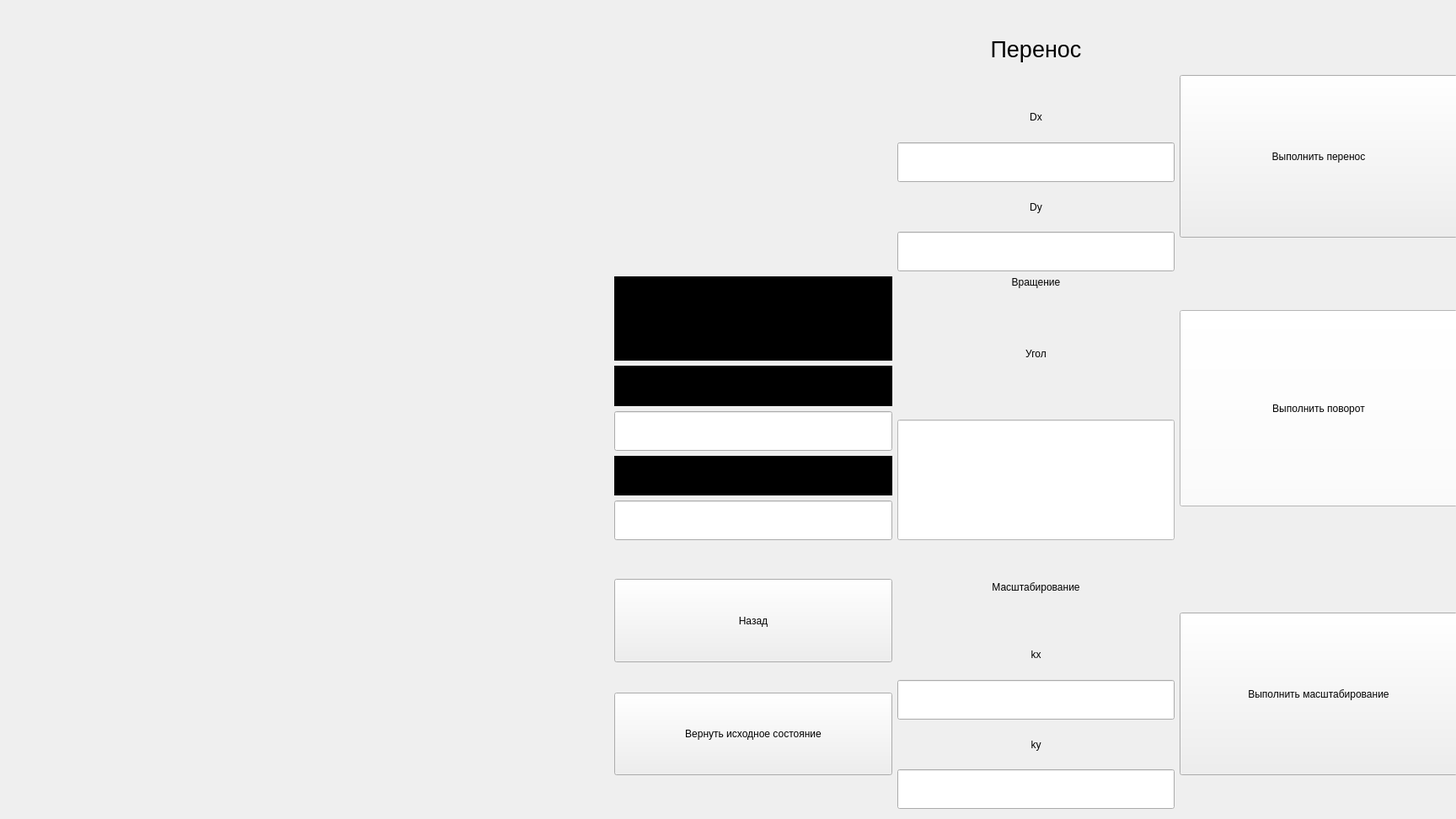
<?xml version="1.0" encoding="UTF-8"?>
<ui version="4.0">
 <class>MainWindow</class>
 <widget class="QMainWindow" name="MainWindow">
  <property name="geometry">
   <rect>
    <x>0</x>
    <y>0</y>
    <width>1728</width>
    <height>972</height>
   </rect>
  </property>
  <property name="windowTitle">
   <string>MainWindow</string>
  </property>
  <property name="styleSheet">
   <string notr="true"/>
  </property>
  <widget class="QWidget" name="centralwidget">
   <widget class="QWidget" name="gridLayoutWidget_2">
    <property name="geometry">
     <rect>
      <x>9</x>
      <y>9</y>
      <width>1721</width>
      <height>951</height>
     </rect>
    </property>
    <layout class="QGridLayout" name="gridLayout_2">
     <item row="0" column="1">
      <layout class="QGridLayout" name="gridLayout">
       <item row="1" column="1">
        <layout class="QVBoxLayout" name="verticalLayout_13">
         <item>
          <widget class="QLabel" name="label_17">
           <property name="sizePolicy">
            <sizepolicy hsizetype="Preferred" vsizetype="Maximum">
             <horstretch>0</horstretch>
             <verstretch>0</verstretch>
            </sizepolicy>
           </property>
           <property name="text">
            <string>Вращение</string>
           </property>
           <property name="alignment">
            <set>Qt::AlignCenter</set>
           </property>
          </widget>
         </item>
         <item>
          <layout class="QVBoxLayout" name="verticalLayout_14">
           <item>
            <widget class="QLabel" name="label_19">
             <property name="text">
              <string>Угол</string>
             </property>
             <property name="alignment">
              <set>Qt::AlignCenter</set>
             </property>
            </widget>
           </item>
           <item>
            <widget class="QLineEdit" name="InAngleRotate">
             <property name="sizePolicy">
              <sizepolicy hsizetype="Preferred" vsizetype="Minimum">
               <horstretch>0</horstretch>
               <verstretch>0</verstretch>
              </sizepolicy>
             </property>
             <property name="styleSheet">
              <string notr="true">background-color: rgb(255, 255, 255);
border-color: rgb(0, 0, 0);</string>
             </property>
            </widget>
           </item>
          </layout>
         </item>
        </layout>
       </item>
       <item row="0" column="2">
        <layout class="QVBoxLayout" name="verticalLayout_2">
         <item>
          <spacer name="verticalSpacer_3">
           <property name="orientation">
            <enum>Qt::Vertical</enum>
           </property>
           <property name="sizeType">
            <enum>QSizePolicy::Preferred</enum>
           </property>
           <property name="sizeHint" stdset="0">
            <size>
             <width>20</width>
             <height>40</height>
            </size>
           </property>
          </spacer>
         </item>
         <item>
          <spacer name="verticalSpacer">
           <property name="orientation">
            <enum>Qt::Vertical</enum>
           </property>
           <property name="sizeType">
            <enum>QSizePolicy::Preferred</enum>
           </property>
           <property name="sizeHint" stdset="0">
            <size>
             <width>20</width>
             <height>40</height>
            </size>
           </property>
          </spacer>
         </item>
         <item>
          <widget class="QPushButton" name="BtnMove">
           <property name="sizePolicy">
            <sizepolicy hsizetype="Preferred" vsizetype="Preferred">
             <horstretch>0</horstretch>
             <verstretch>0</verstretch>
            </sizepolicy>
           </property>
           <property name="text">
            <string>Выполнить перенос</string>
           </property>
          </widget>
         </item>
         <item>
          <spacer name="verticalSpacer_2">
           <property name="orientation">
            <enum>Qt::Vertical</enum>
           </property>
           <property name="sizeType">
            <enum>QSizePolicy::Preferred</enum>
           </property>
           <property name="sizeHint" stdset="0">
            <size>
             <width>20</width>
             <height>40</height>
            </size>
           </property>
          </spacer>
         </item>
        </layout>
       </item>
       <item row="1" column="0">
        <layout class="QVBoxLayout" name="verticalLayout_8">
         <item>
          <widget class="QLabel" name="label_16">
           <property name="styleSheet">
            <string notr="true">background-color: rgb(0, 0, 0);</string>
           </property>
           <property name="text">
            <string>Центр(вращения и масштабирования)</string>
           </property>
           <property name="alignment">
            <set>Qt::AlignCenter</set>
           </property>
          </widget>
         </item>
         <item>
          <layout class="QVBoxLayout" name="verticalLayout_18">
           <item>
            <widget class="QLabel" name="label_23">
             <property name="styleSheet">
              <string notr="true">background-color: rgb(0, 0, 0);</string>
             </property>
             <property name="text">
              <string>X</string>
             </property>
             <property name="alignment">
              <set>Qt::AlignCenter</set>
             </property>
            </widget>
           </item>
           <item>
            <widget class="QLineEdit" name="InXCenter">
             <property name="sizePolicy">
              <sizepolicy hsizetype="Preferred" vsizetype="Preferred">
               <horstretch>0</horstretch>
               <verstretch>0</verstretch>
              </sizepolicy>
             </property>
            </widget>
           </item>
          </layout>
         </item>
         <item>
          <layout class="QVBoxLayout" name="verticalLayout_15">
           <item>
            <widget class="QLabel" name="label_20">
             <property name="styleSheet">
              <string notr="true">background-color: rgb(0, 0, 0);</string>
             </property>
             <property name="text">
              <string>Y</string>
             </property>
             <property name="alignment">
              <set>Qt::AlignCenter</set>
             </property>
            </widget>
           </item>
           <item>
            <widget class="QLineEdit" name="InYCenter">
             <property name="sizePolicy">
              <sizepolicy hsizetype="Preferred" vsizetype="Preferred">
               <horstretch>0</horstretch>
               <verstretch>0</verstretch>
              </sizepolicy>
             </property>
            </widget>
           </item>
          </layout>
         </item>
        </layout>
       </item>
       <item row="0" column="1">
        <layout class="QVBoxLayout" name="verticalLayout_9">
         <item>
          <widget class="QLabel" name="label_3">
           <property name="sizePolicy">
            <sizepolicy hsizetype="Preferred" vsizetype="Preferred">
             <horstretch>0</horstretch>
             <verstretch>0</verstretch>
            </sizepolicy>
           </property>
           <property name="text">
            <string>&lt;html&gt;&lt;head/&gt;&lt;body&gt;&lt;p&gt;&lt;span style=&quot; font-size:20pt;&quot;&gt;Перенос&lt;/span&gt;&lt;/p&gt;&lt;/body&gt;&lt;/html&gt;</string>
           </property>
           <property name="alignment">
            <set>Qt::AlignCenter</set>
           </property>
          </widget>
         </item>
         <item>
          <layout class="QVBoxLayout" name="verticalLayout_5">
           <item>
            <widget class="QLabel" name="label">
             <property name="text">
              <string>Dx</string>
             </property>
             <property name="alignment">
              <set>Qt::AlignCenter</set>
             </property>
            </widget>
           </item>
           <item>
            <widget class="QLineEdit" name="InXMove">
             <property name="sizePolicy">
              <sizepolicy hsizetype="Preferred" vsizetype="Preferred">
               <horstretch>0</horstretch>
               <verstretch>0</verstretch>
              </sizepolicy>
             </property>
            </widget>
           </item>
          </layout>
         </item>
         <item>
          <layout class="QVBoxLayout" name="verticalLayout_10">
           <item>
            <widget class="QLabel" name="label_2">
             <property name="text">
              <string>Dy</string>
             </property>
             <property name="alignment">
              <set>Qt::AlignCenter</set>
             </property>
            </widget>
           </item>
           <item>
            <widget class="QLineEdit" name="InYMove">
             <property name="sizePolicy">
              <sizepolicy hsizetype="Preferred" vsizetype="Preferred">
               <horstretch>0</horstretch>
               <verstretch>0</verstretch>
              </sizepolicy>
             </property>
            </widget>
           </item>
          </layout>
         </item>
        </layout>
       </item>
       <item row="2" column="2">
        <layout class="QVBoxLayout" name="verticalLayout_12">
         <item>
          <spacer name="verticalSpacer_6">
           <property name="orientation">
            <enum>Qt::Vertical</enum>
           </property>
           <property name="sizeType">
            <enum>QSizePolicy::Preferred</enum>
           </property>
           <property name="sizeHint" stdset="0">
            <size>
             <width>20</width>
             <height>40</height>
            </size>
           </property>
          </spacer>
         </item>
         <item>
          <spacer name="verticalSpacer_7">
           <property name="orientation">
            <enum>Qt::Vertical</enum>
           </property>
           <property name="sizeType">
            <enum>QSizePolicy::Preferred</enum>
           </property>
           <property name="sizeHint" stdset="0">
            <size>
             <width>20</width>
             <height>40</height>
            </size>
           </property>
          </spacer>
         </item>
         <item>
          <widget class="QPushButton" name="BtnScale">
           <property name="sizePolicy">
            <sizepolicy hsizetype="Preferred" vsizetype="Preferred">
             <horstretch>0</horstretch>
             <verstretch>0</verstretch>
            </sizepolicy>
           </property>
           <property name="text">
            <string>Выполнить масштабирование</string>
           </property>
          </widget>
         </item>
         <item>
          <spacer name="verticalSpacer_8">
           <property name="orientation">
            <enum>Qt::Vertical</enum>
           </property>
           <property name="sizeType">
            <enum>QSizePolicy::Preferred</enum>
           </property>
           <property name="sizeHint" stdset="0">
            <size>
             <width>20</width>
             <height>40</height>
            </size>
           </property>
          </spacer>
         </item>
        </layout>
       </item>
       <item row="2" column="1">
        <layout class="QVBoxLayout" name="verticalLayout_16">
         <item>
          <widget class="QLabel" name="label_18">
           <property name="text">
            <string>Масштабирование</string>
           </property>
           <property name="alignment">
            <set>Qt::AlignCenter</set>
           </property>
          </widget>
         </item>
         <item>
          <layout class="QVBoxLayout" name="verticalLayout_19">
           <item>
            <widget class="QLabel" name="label_22">
             <property name="text">
              <string>kx</string>
             </property>
             <property name="alignment">
              <set>Qt::AlignCenter</set>
             </property>
            </widget>
           </item>
           <item>
            <widget class="QLineEdit" name="InXScale">
             <property name="sizePolicy">
              <sizepolicy hsizetype="Preferred" vsizetype="Preferred">
               <horstretch>0</horstretch>
               <verstretch>0</verstretch>
              </sizepolicy>
             </property>
            </widget>
           </item>
          </layout>
         </item>
         <item>
          <layout class="QVBoxLayout" name="verticalLayout_17">
           <item>
            <widget class="QLabel" name="label_21">
             <property name="text">
              <string>ky</string>
             </property>
             <property name="alignment">
              <set>Qt::AlignCenter</set>
             </property>
            </widget>
           </item>
           <item>
            <widget class="QLineEdit" name="InYScale">
             <property name="sizePolicy">
              <sizepolicy hsizetype="Preferred" vsizetype="Preferred">
               <horstretch>0</horstretch>
               <verstretch>0</verstretch>
              </sizepolicy>
             </property>
            </widget>
           </item>
          </layout>
         </item>
        </layout>
       </item>
       <item row="2" column="0">
        <layout class="QVBoxLayout" name="verticalLayout_20">
         <item>
          <spacer name="verticalSpacer_9">
           <property name="orientation">
            <enum>Qt::Vertical</enum>
           </property>
           <property name="sizeType">
            <enum>QSizePolicy::Preferred</enum>
           </property>
           <property name="sizeHint" stdset="0">
            <size>
             <width>20</width>
             <height>40</height>
            </size>
           </property>
          </spacer>
         </item>
         <item>
          <widget class="QPushButton" name="BtnBack">
           <property name="sizePolicy">
            <sizepolicy hsizetype="Preferred" vsizetype="Preferred">
             <horstretch>0</horstretch>
             <verstretch>0</verstretch>
            </sizepolicy>
           </property>
           <property name="text">
            <string>Назад</string>
           </property>
          </widget>
         </item>
         <item>
          <spacer name="verticalSpacer_10">
           <property name="orientation">
            <enum>Qt::Vertical</enum>
           </property>
           <property name="sizeType">
            <enum>QSizePolicy::Fixed</enum>
           </property>
           <property name="sizeHint" stdset="0">
            <size>
             <width>20</width>
             <height>30</height>
            </size>
           </property>
          </spacer>
         </item>
         <item>
          <widget class="QPushButton" name="BtnStart">
           <property name="sizePolicy">
            <sizepolicy hsizetype="Preferred" vsizetype="Preferred">
             <horstretch>0</horstretch>
             <verstretch>0</verstretch>
            </sizepolicy>
           </property>
           <property name="text">
            <string>Вернуть исходное состояние</string>
           </property>
          </widget>
         </item>
         <item>
          <spacer name="verticalSpacer_11">
           <property name="orientation">
            <enum>Qt::Vertical</enum>
           </property>
           <property name="sizeType">
            <enum>QSizePolicy::Preferred</enum>
           </property>
           <property name="sizeHint" stdset="0">
            <size>
             <width>20</width>
             <height>40</height>
            </size>
           </property>
          </spacer>
         </item>
        </layout>
       </item>
       <item row="1" column="2">
        <layout class="QHBoxLayout" name="horizontalLayout">
         <item>
          <layout class="QVBoxLayout" name="verticalLayout_11">
           <item>
            <spacer name="verticalSpacer_4">
             <property name="orientation">
              <enum>Qt::Vertical</enum>
             </property>
             <property name="sizeType">
              <enum>QSizePolicy::Preferred</enum>
             </property>
             <property name="sizeHint" stdset="0">
              <size>
               <width>20</width>
               <height>40</height>
              </size>
             </property>
            </spacer>
           </item>
           <item>
            <widget class="QPushButton" name="BtnRotate">
             <property name="sizePolicy">
              <sizepolicy hsizetype="Preferred" vsizetype="Preferred">
               <horstretch>0</horstretch>
               <verstretch>0</verstretch>
              </sizepolicy>
             </property>
             <property name="styleSheet">
              <string notr="true">background-color: rgb(255, 255, 255);
border-bottom-color: rgb(0, 0, 0);
border-color: rgb(255, 255, 255);
color: rgb(0, 0, 0);</string>
             </property>
             <property name="text">
              <string>Выполнить поворот</string>
             </property>
            </widget>
           </item>
           <item>
            <spacer name="verticalSpacer_5">
             <property name="orientation">
              <enum>Qt::Vertical</enum>
             </property>
             <property name="sizeType">
              <enum>QSizePolicy::Preferred</enum>
             </property>
             <property name="sizeHint" stdset="0">
              <size>
               <width>20</width>
               <height>40</height>
              </size>
             </property>
            </spacer>
           </item>
          </layout>
         </item>
        </layout>
       </item>
      </layout>
     </item>
     <item row="0" column="0">
      <spacer name="horizontalSpacer_2">
       <property name="orientation">
        <enum>Qt::Horizontal</enum>
       </property>
       <property name="sizeType">
        <enum>QSizePolicy::Fixed</enum>
       </property>
       <property name="sizeHint" stdset="0">
        <size>
         <width>720</width>
         <height>20</height>
        </size>
       </property>
      </spacer>
     </item>
    </layout>
   </widget>
  </widget>
 </widget>
 <resources/>
 <connections/>
</ui>
